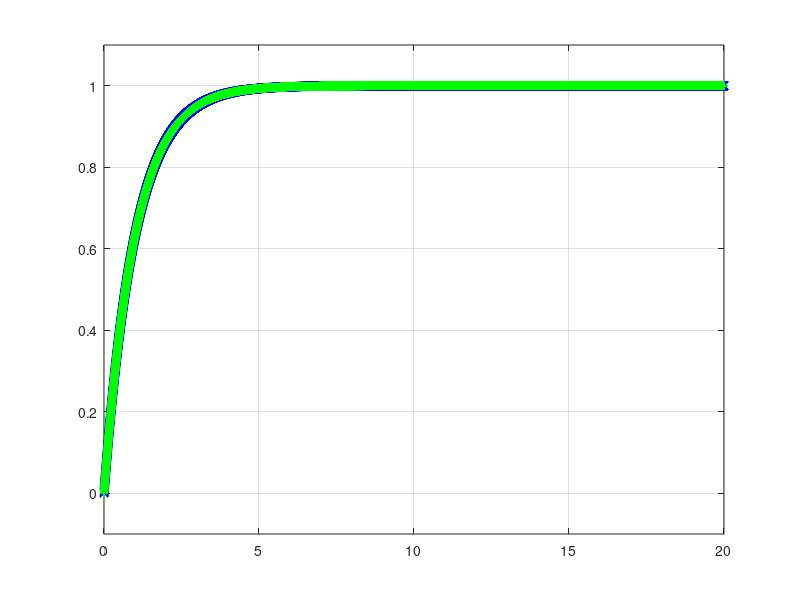

The MATLAB source for this figure:
% 2014-04-26
% Traitement du signal
% TD1
% Benjamin Derville

E=1;
RC=1;
Te=0.001;
t=0:Te:20;

%% La solution mathematique trouve a la main.
y=1-exp(-t/RC);

plot(t,y,'xb');
axis([0,20,-0.1,1.1]);
grid;


%% On écrit le probleme est on trouve les solutions de façon iterative. (par le prof)
beta=1/(1+RC/Te);
alpha=(RC/Te)*beta;

yd = zeros(size(t));
x = E*ones(size(t));
for k = 2:length(t);
    yd(k) = alpha * yd(k-1) + beta*x(k);
end;

hold on;
plot(t,yd,'.r')
hold off;

%% On écrit le probleme est on trouve les solutions de façon iterative. (par Ben)
for k = 2:length(t);
	yd(k) = ( x(k-1) - (1 - RC/Te) * yd(k-1) ) * (Te/RC);
end;

hold on;
plot(t, yd, '+g')
hold off;